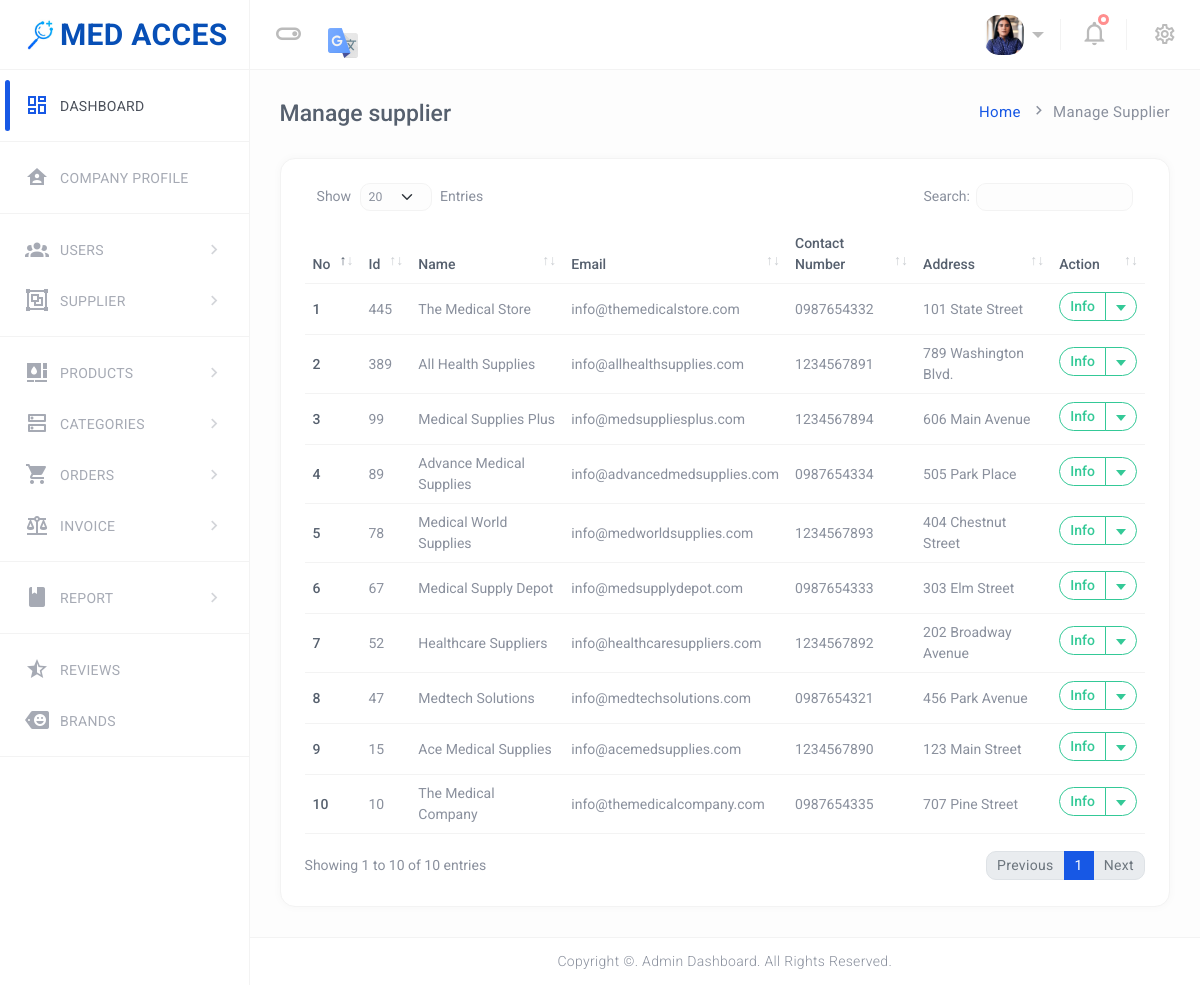
The page /med/admin/manage_supplier.php (signed in) on the database its author committed.
### tables this page shows
CREATE TABLE `suppliers` (
`id` int(11) NOT NULL,
`nameSupplier` varchar(100) NOT NULL,
`email` varchar(100) NOT NULL,
`contactNumber` varchar(10) NOT NULL,
`address` varchar(100) NOT NULL
);

### med/admin/manage_supplier.php (the view, shortened to what this page needs)
<?php
include('includes/dbconnection.php');
?>
<!DOCTYPE html>
<html lang="en" dir="ltr">
<head>
    <link rel="stylesheet" href="assets/mdi/css/materialdesignicons.min.css">
    <link href="assets/plugins/simplebar/simplebar.css" rel="stylesheet" />
    <link href='assets/plugins/data-tables/datatables.bootstrap5.min.css' rel='stylesheet'>
    <link href='assets/plugins/data-tables/responsive.datatables.min.css' rel='stylesheet'>
    <link id="Shop-css" rel="stylesheet" href="assets/css/style.css" />
</head>
<body class="ec-header-fixed ec-sidebar-fixed ec-sidebar-dark ec-header-light" id="body">
<div class="wrapper">
    <?php @include("includes/sidebar.php");?>
    <div class="ec-page-wrapper">
        <?php @include("includes/header.php");?>
        <div class="ec-content-wrapper">
            <div class="content">
                <div class="breadcrumb-wrapper breadcrumb-wrapper-2">
                    <h1>Manage supplier</h1>
                    <p class="breadcrumbs"><span><a href="dashboard.php">Home</a></span>
                        <span><i class="mdi mdi-chevron-right"></i></span>Manage Supplier</p>
                </div>
                                <?php @include("edit-supplier.php");?>
                <div class="row">
                    <div class="col-12">
                        <div class="card card-default">
                            <div class="card-body">
                                <div class="table-responsive">
                                    <table id="responsive-data-table" class="table" style="width:100%">
                                        <thead>
                                        <tr>
                                        <th>No</th>
                                        <th>Id</th>
                                        <th>Name</th>
                                        <th>Email</th>
                                        <th>Contact Number</th>
                                        <th>Address</th>
                                        <th>Action</th>
                                        </tr>
                                        </thead>
                                        <tbody>
                                        <?php
                                        $sql="select distinct id, nameSupplier,email,contactNumber, address  from suppliers ORDER BY id DESC";
                                        $query = $dbh -> prepare($sql);
                                        $query->execute();
                                        $results=$query->fetchAll(PDO::FETCH_OBJ);
                                        $cnt=1;
                                        if($query->rowCount() > 0) {
                                            foreach($results as $row) { ?>
                                                <tr>
                                                    <td><?php echo $cnt;?></td>
                                                    <td><?php  echo htmlentities($row->id);?></td>
                                                    <td><?php  echo htmlentities($row->nameSupplier);?></td>
                                                    <td><?php  echo htmlentities($row->email);?></td>
                                                    <td><?php  echo htmlentities($row->contactNumber);?></td>
                                                    <td><?php  echo htmlentities($row->address);?></td>
                                                    <td>
                                                        <div class="btn-group mb-1">
                                                            <button type="button"
                                                                    class="btn btn-outline-success">Info</button>
                                                            <button type="button" class="btn btn-outline-success dropdown-toggle dropdown-toggle-split" data-bs-toggle="dropdown" aria-haspopup="true" aria-expanded="false" data-display="static">
                                                            </button>
                                                        </div>
                                                    </td>
                                                </tr>
                                                <?php
                                                $cnt++;
                                            }
                                        }?>
                                        </tbody>
                                    </table>
                                </div>
                            </div>
                        </div>
                    </div>
                </div>
            </div>
        </div>
<?php @include("includes/footer.php");?>
</body>
</html>

### med/admin/includes/header.php (shortened to what this page needs)
<header class="ec-main-header" id="header">
  <nav class="navbar navbar-static-top navbar-expand-lg">
    <button id="sidebar-toggler" class="sidebar-toggle"></button>
      <img src="assets/img/icons/translate.svg" alt="user" style="height: 30px; width: auto; margin-top: 16px; margin-right: 10px;">
    <div class="navbar-right">
      <ul class="nav navbar-nav">
        <li class="dropdown user-menu">
          <?php
          $aid=$_SESSION['odmsaid'];
          $sql="SELECT * from  tbladmin where id=:aid";
          $query = $dbh -> prepare($sql);
          $query->bindParam(':aid',$aid,PDO::PARAM_STR);
          $query->execute();
          $results=$query->fetchAll(PDO::FETCH_OBJ);
          if($query->rowCount() > 0)
          {
            foreach($results as $row)
            {
              ?>
              <button class="dropdown-toggle nav-link ec-drop" data-bs-toggle="dropdown" aria-expanded="false">
                <?php
                if($row->photo=="avatar15.jpg")
                {
                  ?>
                  <img src="../assets/img/user/user.jpg" class="user-image" alt="User Image" />
                  <?php
                } else {
                  ?>
                  <img class="user-image" alt="User Image" src="profileimages/<?php  echo $row->photo;?>" alt="">
                  <?php
                } ?>
              </button>
              <?php
            }
          } ?>
        </li>
        <li class="dropdown notifications-menu custom-dropdown">
          <button class="dropdown-toggle notify-toggler custom-dropdown-toggler">
            <i class="mdi mdi-bell-outline"></i>
          </button>
          <div class="card card-default dropdown-notify dropdown-menu-right mb-0">
            <div class="card-body px-0 py-0">
            <div class="tab-content" id="myTabContent3">
          <li class="right-sidebar-in right-sidebar-2-menu">
              <i class="mdi mdi-settings-outline mdi-spin"></i>
          </li>
  </nav>
</header>

### rows shown on the page
suppliers: id "445", nameSupplier "The Medical Store", email "info@themedicalstore.com", contactNumber "0987654332", address "101 State Street"
suppliers: id "389", nameSupplier "All Health Supplies", email "info@allhealthsupplies.com", contactNumber "1234567891", address "789 Washington Blvd."
suppliers: id "99", nameSupplier "Medical Supplies Plus", email "info@medsuppliesplus.com", contactNumber "1234567894", address "606 Main Avenue"
suppliers: id "89", nameSupplier "Advance Medical Supplies", email "info@advancedmedsupplies.com", contactNumber "0987654334", address "505 Park Place"
suppliers: id "78", nameSupplier "Medical World Supplies", email "info@medworldsupplies.com", contactNumber "1234567893", address "404 Chestnut Street"
suppliers: id "67", nameSupplier "Medical Supply Depot", email "info@medsupplydepot.com", contactNumber "0987654333", address "303 Elm Street"
suppliers: id "52", nameSupplier "Healthcare Suppliers", email "info@healthcaresuppliers.com", contactNumber "1234567892", address "202 Broadway Avenue"
suppliers: id "47", nameSupplier "Medtech Solutions", email "info@medtechsolutions.com", contactNumber "0987654321", address "456 Park Avenue"
suppliers: id "15", nameSupplier "Ace Medical Supplies", email "info@acemedsupplies.com", contactNumber "1234567890", address "123 Main Street"
suppliers: id "10", nameSupplier "The Medical Company", email "info@themedicalcompany.com", contactNumber "0987654335", address "707 Pine Street"
